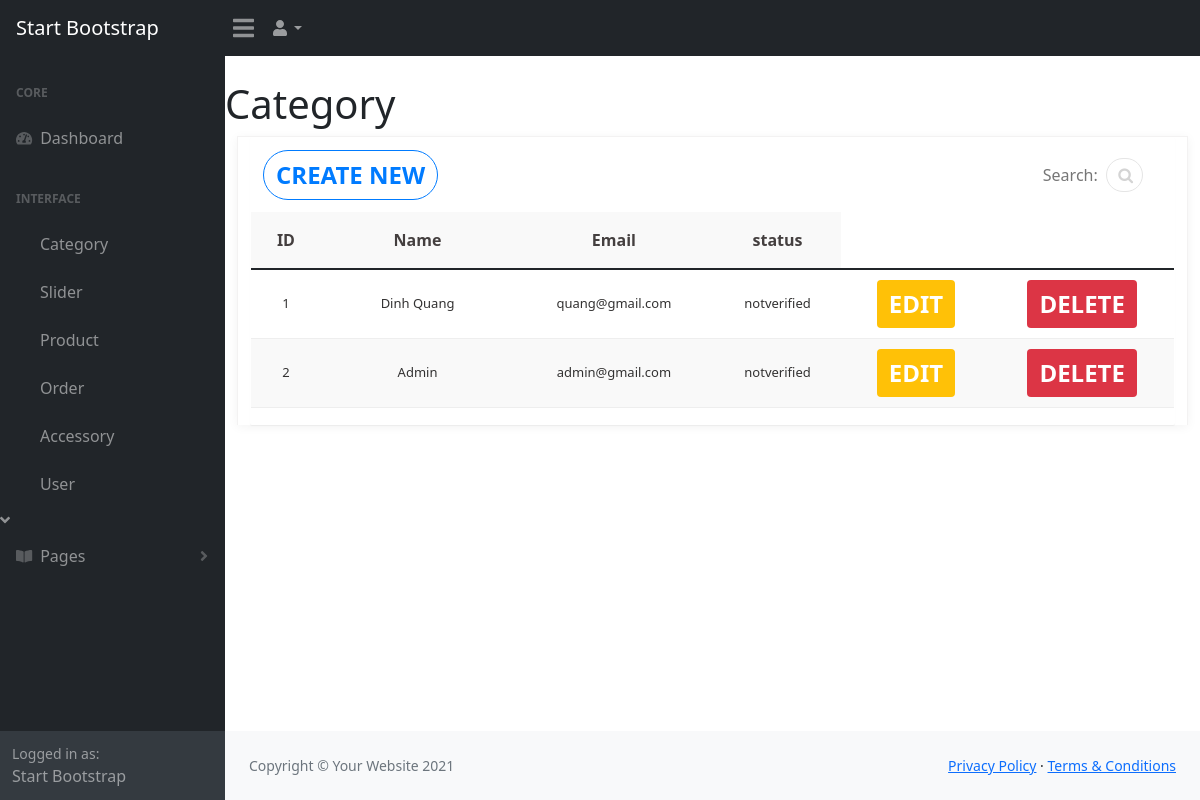
Page /admin/user/index.php on the committed database.
### tables this page shows
CREATE TABLE `user` (
  `id` int(11) NOT NULL,
  `name` varchar(250) NOT NULL,
  `email` varchar(250) NOT NULL,
  `password` varchar(250) NOT NULL,
  `code` mediumint(50) NOT NULL,
  `status` text NOT NULL
);

### database/dbhelper.php (called while the page is built, shortened)
<?php
  function executeResult($sql) {
    $conn = mysqli_connect(host, username, password, database);
    $result = mysqli_query($conn, $sql);
    $data = [];
    if($result != null) {
      while($row = mysqli_fetch_array($result, 1)) {
        $data[] = $row;
      }
    }
    return $data;
  }

### admin/user/index.php (the view, shortened to what this page needs)
<?php
    require_once('../../database/dbhelper.php');
?>
<!DOCTYPE html>
<html lang="en">
    <head>
        <link href="../assets/demo/style.css" rel="stylesheet" />
        <link rel="stylesheet" href="../css/styles.css">
        <link rel="stylesheet" href="https://cdnjs.cloudflare.com/ajax/libs/font-awesome/4.7.0/css/font-awesome.css">
        <link rel="stylesheet" type="text/css" href="https://cdn.datatables.net/v/bs5/jq-3.6.0/dt-1.11.3/datatables.min.css"/>
        <link rel="stylesheet" href="css/style.css">
    </head>
    <body class="sb-nav-fixed">
        <nav class="sb-topnav navbar navbar-expand navbar-dark bg-dark">
            <a class="navbar-brand ps-3" href="../index.php">Start Bootstrap</a>
            <button class="btn btn-link btn-sm order-1 order-lg-0 me-4 me-lg-0" id="sidebarToggle" href="#!"><i class="fas fa-bars"></i></button>
            <ul class="navbar-nav ms-auto ms-md-0 me-3 me-lg-4">
                <li class="nav-item dropdown">
                    <a class="nav-link dropdown-toggle" id="navbarDropdown" href="#" role="button" data-bs-toggle="dropdown" aria-expanded="false"><i class="fas fa-user fa-fw"></i></a>
                </li>
            </ul>
        </nav>
        <div id="layoutSidenav">
            <div id="layoutSidenav_nav">
                <nav class="sb-sidenav accordion sb-sidenav-dark" id="sidenavAccordion">
                    <div class="sb-sidenav-menu">
                        <div class="nav">
                            <div class="sb-sidenav-menu-heading">Core</div>
                            <a class="nav-link" href="../index.php">
                                <div class="sb-nav-link-icon"><i class="fas fa-tachometer-alt"></i></div>
                                Dashboard
                            </a>
                            <div class="sb-sidenav-menu-heading">Interface</div>
                            <nav class="sb-sidenav-menu-nested nav">
                                    <a class="nav-link" href="../Category/index.php">Category</a>
                                    <a class="nav-link" href="../Slider/index.php">Slider</a>
                                    <a class="nav-link" href="../Product/index.php">Product</a>
                                    <a class="nav-link" href="../Oder/index.php">Order</a>
                                    <a class="nav-link" href="../phukien/index.php">Accessory</a>
                                    <a class="nav-link" href="../user/index.php">User</a>
                                </nav>
                                <div class="sb-sidenav-collapse-arrow"><i class="fas fa-angle-down"></i></div>
                            <a class="nav-link collapsed" href="#" data-bs-toggle="collapse" data-bs-target="#collapsePages" aria-expanded="false" aria-controls="collapsePages">
                                <div class="sb-nav-link-icon"><i class="fas fa-book-open"></i></div>
                                Pages
                                <div class="sb-sidenav-collapse-arrow"><i class="fas fa-angle-down"></i></div>
                            </a>
                        </div>
                    </div>
                    <div class="sb-sidenav-footer">
                        <div class="small">Logged in as:</div>
                        Start Bootstrap
                    </div>
                </nav>
            </div>
            <div id="layoutSidenav_content">
                <main>
                   <h1 class="mt-4">Category</h1>
                   <div class="container-fluid px-4">
                     <div class="row">
                        <div class="col-md-12 main-datatable">
                            <div class="card_body">
                                <div class="row d-flex">
                                    <div class="col-sm-4 createSegment">
                                    <a class="btn dim_button create_new" href="../Slider/add.php" > <span class="glyphicon glyphicon-plus"></span> Create New</a>
                                    </div>
                                    <div class="col-sm-8 add_flex">
                                        <div class="form-group searchInput">
                                            <label for="email">Search:</label>
                                            <input type="search" class="form-control" id="filterbox" placeholder=" ">
                                        </div>
                                    </div>
                                </div>
                                <div class="overflow-x">
                                    <table style="width:100%;" id="filtertable" class="table cust-datatable dataTable no-footer">
                                        <thead>
                                            <tr>
                                                <th style="min-width:50px;">ID</th>
                                                <th style="min-width:150px;">Name</th>
                                                <th style="min-width:150px;">Email</th>
                                                <th style="min-width:100px;">status</th>
                                            </tr>
                                        </thead>
                                        <tbody>
                                          <?php
                                            $sql = 'select * from user';
                                            $sliderList = executeResult($sql);
                                            $index = 1;
                                            foreach($sliderList as $item) {
                                              echo '
                                                <tr>
                                                  <td>'.($index++).'</td>
                                                  <td>'.$item['name'].'</td>
                                                  <td>'.$item['email'].'</td>
                                                  <td>'.$item['status'].'</td>
                                                  <td> <a href="add.php?id='.$item['id'].'"><button class="btn btn-warning">Edit</button></a> </td>
                                                  <td><button class="btn btn-danger" onclick="deleteSlider('.$item['id'].')">Delete</button></td>
                                                </tr>
                                              ';
                                            }
                                          ?>
                                        </tbody>
                                    </table>
                                </div>
                            </div>
                          </div>
                      </div>
                   </div>
                </main>
                <footer class="py-4 bg-light mt-auto">
                    <div class="container-fluid px-4">
                        <div class="d-flex align-items-center justify-content-between small">
                            <div class="text-muted">Copyright &copy; Your Website 2021</div>
                            <div>
                                <a href="#">Privacy Policy</a>
                                &middot;
                                <a href="#">Terms &amp; Conditions</a>
                            </div>
                        </div>
                    </div>
                </footer>
            </div>
        </div>
    </body>
</html>

### admin/assets/demo/style.css (style rules this page uses)
body { font-family: 'Raleway', sans-serif; background: #f9f9f9; }
.main-datatable { padding: 0px; border: 1px solid #f3f2f2; border-bottom: 0; box-shadow: 0px 2px 10px rgba(0,0,0,.05); }
.d-flex { display: flex; align-items: center; justify-content: space-between; }
.card_body { background-color: white; border: 1px solid transparent; border-radius: 2px; -webkit-box-shadow: 0 1px 1px rgba(0, 0, 0, 0.05); box-shadow: 0 1px 1px rgba(0, 0, 0, 0.05); }
.main-datatable .row { margin: 0; }
.searchInput { width: 50%; display: flex; align-items: center; position: relative; justify-content: flex-end; margin: 20px 0px; padding: 0px 4px; }
.searchInput input { border: 1px solid #e5e5e5; border-radius: 50px; margin-left: 8px; height: 34px; width: 100%; padding: 0px 25px 0px 10px; transition: all .6s ease; }
.searchInput label { color: #767676; font-weight: normal; }
.searchInput:after { font-family: 'FontAwesome'; color: #d4d4d4; position: relative; content: "\f002"; right: 25px; }
.dim_button { display: inline-block; color: #fff; text-decoration: none; text-transform: uppercase; text-align: center; padding-top: 6px; background: rgb(57, 85, 136); margin-right: 10px; position: relative; cursor: pointer; font-weight: 600; margin-bottom: 20px; }
.createSegment a { margin-bottom: 0px; border-radius: 50px; background: #ffffff; border: 1px solid #007bff; color: #007bff; transition: all .4s ease; }
.add_flex { display: flex; justify-content: flex-end; padding-right:0px; }
.main-datatable .dataTable.no-footer { border-bottom: 1px solid #eee; }
.main-datatable .cust-datatable thead { background-color: #f9f9f9; }
.main-datatable .cust-datatable>thead>tr>th { border-bottom-width: 0; color: #443f3f; font-weight: 600; padding: 16px 15px; vertical-align: middle; padding-left: 18px; text-align: center; }
.main-datatable .cust-datatable>tbody td { padding: 10px 15px 10px 18px; color: #333232; font-size: 13px; font-weight: 500; word-break: break-word; border-color: #eee; text-align: center; vertical-align: middle; }
.main-datatable .cust-datatable>tbody tr { border-top: none; }
.main-datatable .table > tbody > tr:nth-child(even) { background: #f9f9f9; }
@media only screen and (max-width:1200px) { .overflow-x { overflow-x:scroll; } }

### css/style.css (style rules this page uses)
:root { --main-bg: #fff; --main-color: #4267b2; --txt-main-color: #000; --txt-second-color: #8d8d8d; --txt-white: #fff; --btn-main-bg: var(--main-bg); --btn-main-color: #fff; --box-shadow: 0 5px 15px rgba(0, 0, 0, 0.1); }
.btn { border: 0; outline: 0; color: var(--btn-main-color); font-size: 1.5rem; font-weight: 600; text-transform: uppercase; cursor: pointer; overflow: hidden; position: relative; }

### rows in the picture
user: name "Dinh Quang", email "quang@gmail.com", status "notverified"
user: name "Admin", email "admin@gmail.com", status "notverified"
